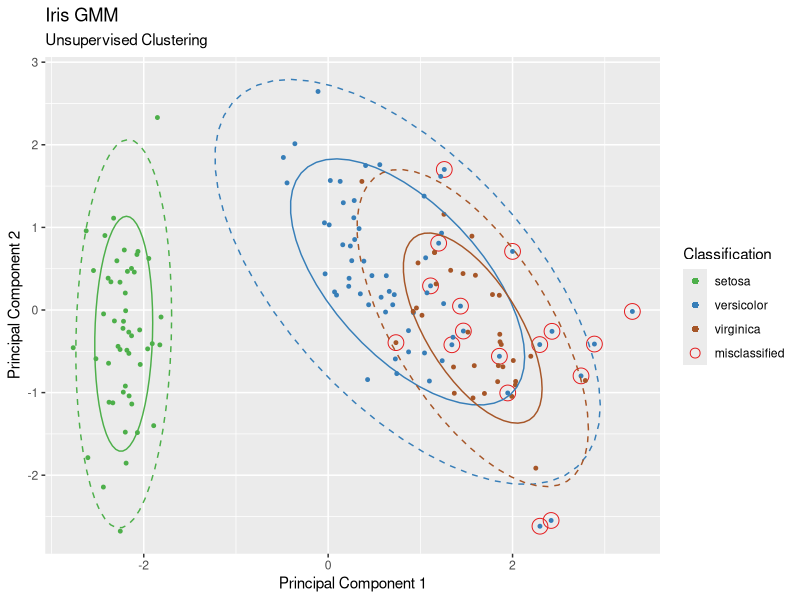

Generate this figure with R:
## ---- chunk 1
knitr::opts_chunk$set(warning = FALSE, message = FALSE, 
                      fig.width = 10.5, fig.height = 7.5, 
                      comment = NA, rows.print = 16)
library(ggplot2)
library(tidyverse)
library(mixtools)
## ---- chunk 2
data <- iris[, !(names(iris) %in% c('Species'))]
## ---- chunk 3
set.seed(7)
mvn <- mvnormalmixEM(data, k = 3)
## ---- chunk 4
pca <- prcomp(data, scale=TRUE, center=TRUE)
comps <- data.frame(pca$x)
colnames(comps) <- c('pc1', 'pc2', 'pc3', 'pc4')
comps$Species <- iris$Species
## ---- chunk 5
tmp <- as.data.frame(mvn$posterior)  %>% mutate(cls=apply(.[,], 1, function(x) names(x)[which.max(x)])) %>% select(cls)
comps$cls <- tmp$cls
comps <- comps %>% mutate(cls = factor(cls))
comps <- comps %>% mutate(correct = case_when(Species == 'setosa' & cls == 'comp.1' ~ TRUE,
                           Species == 'versicolor' & cls == 'comp.2' ~ TRUE,
                           Species == 'virginica' & cls == 'comp.3' ~ TRUE,
                           TRUE ~ FALSE))
## ---- chunk 6
ggplot(comps, aes(x = pc1, y = pc2)) +
  geom_point(data = comps[comps$correct==FALSE,], mapping = aes(color = correct), size = 5, solid = F, shape = 1) +
  geom_point(aes(color = cls), size = 1) +
  stat_ellipse(aes(color = cls), type = "norm", level = .68, show.legend = FALSE) +
  stat_ellipse(aes(color = cls), type = "norm", linetype = 2, level = .95, show.legend = FALSE) +
  geom_line(mapping = aes(linestyle = factor(correct)), alpha = 0, show.legend = TRUE) +
  scale_color_manual(values = c('#4daf4a','#377eb8','#a65628','#e41a1c'),
                     labels = c('setosa', 'versicolor', 'virginica', 'misclassified'),
                     name = "Classification") +
  ggtitle('Iris GMM', subtitle = 'Unsupervised Clustering') +
  xlab('Principal Component 1') +
  ylab('Principal Component 2') +
  guides(color = guide_legend(override.aes = list(linetype = c(1, 1, 1, 0), shape = c(16, 16, 16, 1), size = c(2, 2, 2, 3))))
